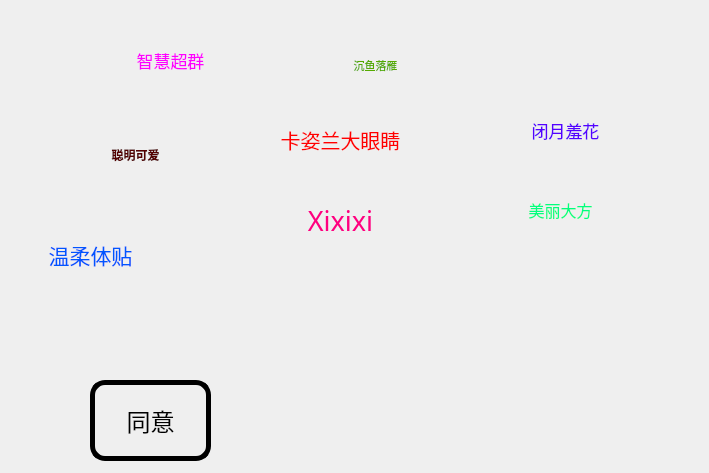
<?xml version="1.0" encoding="UTF-8"?>
<ui version="4.0">
 <class>mainClass</class>
 <widget class="QMainWindow" name="mainClass">
  <property name="windowModality">
   <enum>Qt::ApplicationModal</enum>
  </property>
  <property name="geometry">
   <rect>
    <x>0</x>
    <y>0</y>
    <width>709</width>
    <height>473</height>
   </rect>
  </property>
  <property name="windowTitle">
   <string>superminer</string>
  </property>
  <widget class="QWidget" name="centralWidget">
   <widget class="QPushButton" name="pushButtonConfirm">
    <property name="geometry">
     <rect>
      <x>90</x>
      <y>380</y>
      <width>121</width>
      <height>81</height>
     </rect>
    </property>
    <property name="font">
     <font>
      <family>华文彩云</family>
      <pointsize>18</pointsize>
      <weight>50</weight>
      <italic>false</italic>
      <bold>false</bold>
     </font>
    </property>
    <property name="styleSheet">
     <string notr="true">:enabled {
font: 18pt &quot;华文彩云&quot;;
color: black;
border-width: 5px;
border-style: solid;
border-radius: 15px;
}

:hover{
font: 18pt &quot;华文彩云&quot;;
color: red;
border-width: 5px;
border-style: solid;
border-radius: 15px;
}

:pressed{
font: 20pt &quot;华文彩云&quot;;
color: red;
border-width: 7px;
border-style: solid;
border-radius: 15px;
}


</string>
    </property>
    <property name="text">
     <string>同意</string>
    </property>
   </widget>
   <widget class="QLabel" name="label">
    <property name="geometry">
     <rect>
      <x>240</x>
      <y>110</y>
      <width>201</width>
      <height>61</height>
     </rect>
    </property>
    <property name="font">
     <font>
      <family>幼圆</family>
      <pointsize>15</pointsize>
      <weight>50</weight>
      <bold>false</bold>
     </font>
    </property>
    <property name="text">
     <string>&lt;html&gt;&lt;head/&gt;&lt;body&gt;&lt;p&gt;&lt;span style=&quot; color:#ff0000;&quot;&gt;卡姿兰大眼睛&lt;/span&gt;&lt;/p&gt;&lt;/body&gt;&lt;/html&gt;</string>
    </property>
    <property name="alignment">
     <set>Qt::AlignCenter</set>
    </property>
   </widget>
   <widget class="QLabel" name="label_2">
    <property name="geometry">
     <rect>
      <x>20</x>
      <y>230</y>
      <width>141</width>
      <height>51</height>
     </rect>
    </property>
    <property name="font">
     <font>
      <family>华文琥珀</family>
      <pointsize>16</pointsize>
      <weight>50</weight>
      <bold>false</bold>
     </font>
    </property>
    <property name="text">
     <string>&lt;html&gt;&lt;head/&gt;&lt;body&gt;&lt;p&gt;&lt;span style=&quot; color:#0055ff;&quot;&gt;温柔体贴&lt;/span&gt;&lt;/p&gt;&lt;/body&gt;&lt;/html&gt;</string>
    </property>
    <property name="alignment">
     <set>Qt::AlignCenter</set>
    </property>
   </widget>
   <widget class="QLabel" name="label_3">
    <property name="geometry">
     <rect>
      <x>490</x>
      <y>190</y>
      <width>141</width>
      <height>41</height>
     </rect>
    </property>
    <property name="font">
     <font>
      <family>楷体</family>
      <pointsize>12</pointsize>
      <weight>50</weight>
      <bold>false</bold>
     </font>
    </property>
    <property name="text">
     <string>&lt;html&gt;&lt;head/&gt;&lt;body&gt;&lt;p&gt;&lt;span style=&quot; color:#00ff7f;&quot;&gt;美丽大方&lt;/span&gt;&lt;/p&gt;&lt;/body&gt;&lt;/html&gt;</string>
    </property>
    <property name="alignment">
     <set>Qt::AlignCenter</set>
    </property>
   </widget>
   <widget class="QLabel" name="label_4">
    <property name="geometry">
     <rect>
      <x>100</x>
      <y>30</y>
      <width>141</width>
      <height>61</height>
     </rect>
    </property>
    <property name="font">
     <font>
      <family>方正舒体</family>
      <pointsize>13</pointsize>
      <weight>50</weight>
      <bold>false</bold>
     </font>
    </property>
    <property name="text">
     <string>&lt;html&gt;&lt;head/&gt;&lt;body&gt;&lt;p&gt;&lt;span style=&quot; color:#ff00ff;&quot;&gt;智慧超群&lt;/span&gt;&lt;/p&gt;&lt;/body&gt;&lt;/html&gt;</string>
    </property>
    <property name="alignment">
     <set>Qt::AlignCenter</set>
    </property>
   </widget>
   <widget class="QLabel" name="label_5">
    <property name="geometry">
     <rect>
      <x>310</x>
      <y>50</y>
      <width>131</width>
      <height>31</height>
     </rect>
    </property>
    <property name="font">
     <font>
      <family>华文行楷</family>
      <pointsize>8</pointsize>
      <weight>50</weight>
      <bold>false</bold>
     </font>
    </property>
    <property name="text">
     <string>&lt;html&gt;&lt;head/&gt;&lt;body&gt;&lt;p&gt;&lt;span style=&quot; color:#55aa00;&quot;&gt;沉鱼落雁&lt;/span&gt;&lt;/p&gt;&lt;/body&gt;&lt;/html&gt;</string>
    </property>
    <property name="alignment">
     <set>Qt::AlignCenter</set>
    </property>
   </widget>
   <widget class="QLabel" name="label_6">
    <property name="geometry">
     <rect>
      <x>490</x>
      <y>110</y>
      <width>151</width>
      <height>41</height>
     </rect>
    </property>
    <property name="font">
     <font>
      <family>华文宋体</family>
      <pointsize>13</pointsize>
      <weight>50</weight>
      <bold>false</bold>
     </font>
    </property>
    <property name="text">
     <string>&lt;html&gt;&lt;head/&gt;&lt;body&gt;&lt;p&gt;&lt;span style=&quot; color:#5500ff;&quot;&gt;闭月羞花&lt;/span&gt;&lt;/p&gt;&lt;/body&gt;&lt;/html&gt;</string>
    </property>
    <property name="alignment">
     <set>Qt::AlignCenter</set>
    </property>
   </widget>
   <widget class="QLabel" name="label_7">
    <property name="geometry">
     <rect>
      <x>80</x>
      <y>140</y>
      <width>111</width>
      <height>31</height>
     </rect>
    </property>
    <property name="font">
     <font>
      <family>等线</family>
      <pointsize>9</pointsize>
      <weight>75</weight>
      <bold>true</bold>
     </font>
    </property>
    <property name="text">
     <string>&lt;html&gt;&lt;head/&gt;&lt;body&gt;&lt;p&gt;&lt;span style=&quot; color:#550000;&quot;&gt;聪明可爱&lt;/span&gt;&lt;/p&gt;&lt;/body&gt;&lt;/html&gt;</string>
    </property>
    <property name="alignment">
     <set>Qt::AlignCenter</set>
    </property>
   </widget>
   <widget class="QLabel" name="label_8">
    <property name="geometry">
     <rect>
      <x>80</x>
      <y>310</y>
      <width>41</width>
      <height>61</height>
     </rect>
    </property>
    <property name="text">
     <string/>
    </property>
    <property name="pixmap">
     <pixmap resource="funstaff.qrc">:/funstaff/arr_down.png</pixmap>
    </property>
    <property name="alignment">
     <set>Qt::AlignCenter</set>
    </property>
   </widget>
   <widget class="QLabel" name="label_9">
    <property name="geometry">
     <rect>
      <x>110</x>
      <y>310</y>
      <width>41</width>
      <height>61</height>
     </rect>
    </property>
    <property name="text">
     <string/>
    </property>
    <property name="pixmap">
     <pixmap resource="funstaff.qrc">:/funstaff/arr_down.png</pixmap>
    </property>
    <property name="alignment">
     <set>Qt::AlignCenter</set>
    </property>
   </widget>
   <widget class="QLabel" name="label_10">
    <property name="geometry">
     <rect>
      <x>140</x>
      <y>310</y>
      <width>41</width>
      <height>61</height>
     </rect>
    </property>
    <property name="text">
     <string/>
    </property>
    <property name="pixmap">
     <pixmap resource="funstaff.qrc">:/funstaff/arr_down.png</pixmap>
    </property>
    <property name="alignment">
     <set>Qt::AlignCenter</set>
    </property>
   </widget>
   <widget class="QLabel" name="label_11">
    <property name="geometry">
     <rect>
      <x>170</x>
      <y>310</y>
      <width>41</width>
      <height>61</height>
     </rect>
    </property>
    <property name="text">
     <string/>
    </property>
    <property name="pixmap">
     <pixmap resource="funstaff.qrc">:/funstaff/arr_down.png</pixmap>
    </property>
    <property name="alignment">
     <set>Qt::AlignCenter</set>
    </property>
   </widget>
   <widget class="QLabel" name="label_12">
    <property name="geometry">
     <rect>
      <x>10</x>
      <y>380</y>
      <width>71</width>
      <height>31</height>
     </rect>
    </property>
    <property name="text">
     <string/>
    </property>
    <property name="pixmap">
     <pixmap resource="funstaff.qrc">:/funstaff/arr_right.png</pixmap>
    </property>
   </widget>
   <widget class="QLabel" name="label_13">
    <property name="geometry">
     <rect>
      <x>10</x>
      <y>410</y>
      <width>71</width>
      <height>31</height>
     </rect>
    </property>
    <property name="text">
     <string/>
    </property>
    <property name="pixmap">
     <pixmap resource="funstaff.qrc">:/funstaff/arr_right.png</pixmap>
    </property>
   </widget>
   <widget class="QLabel" name="label_14">
    <property name="geometry">
     <rect>
      <x>10</x>
      <y>440</y>
      <width>71</width>
      <height>31</height>
     </rect>
    </property>
    <property name="text">
     <string/>
    </property>
    <property name="pixmap">
     <pixmap resource="funstaff.qrc">:/funstaff/arr_right.png</pixmap>
    </property>
   </widget>
   <widget class="QLabel" name="label_15">
    <property name="geometry">
     <rect>
      <x>220</x>
      <y>370</y>
      <width>71</width>
      <height>31</height>
     </rect>
    </property>
    <property name="text">
     <string/>
    </property>
    <property name="pixmap">
     <pixmap resource="funstaff.qrc">:/funstaff/arr_left.png</pixmap>
    </property>
   </widget>
   <widget class="QLabel" name="label_16">
    <property name="geometry">
     <rect>
      <x>220</x>
      <y>400</y>
      <width>71</width>
      <height>31</height>
     </rect>
    </property>
    <property name="text">
     <string/>
    </property>
    <property name="pixmap">
     <pixmap resource="funstaff.qrc">:/funstaff/arr_left.png</pixmap>
    </property>
   </widget>
   <widget class="QLabel" name="label_17">
    <property name="geometry">
     <rect>
      <x>220</x>
      <y>430</y>
      <width>71</width>
      <height>31</height>
     </rect>
    </property>
    <property name="text">
     <string/>
    </property>
    <property name="pixmap">
     <pixmap resource="funstaff.qrc">:/funstaff/arr_left.png</pixmap>
    </property>
   </widget>
   <widget class="QLabel" name="label_18">
    <property name="geometry">
     <rect>
      <x>270</x>
      <y>180</y>
      <width>141</width>
      <height>81</height>
     </rect>
    </property>
    <property name="font">
     <font>
      <family>黑体</family>
      <pointsize>20</pointsize>
     </font>
    </property>
    <property name="text">
     <string>&lt;html&gt;&lt;head/&gt;&lt;body&gt;&lt;p&gt;&lt;span style=&quot; color:#ff007f;&quot;&gt;Xixixi&lt;/span&gt;&lt;/p&gt;&lt;/body&gt;&lt;/html&gt;</string>
    </property>
    <property name="alignment">
     <set>Qt::AlignCenter</set>
    </property>
   </widget>
   <widget class="QLabel" name="label_19">
    <property name="geometry">
     <rect>
      <x>410</x>
      <y>220</y>
      <width>61</width>
      <height>61</height>
     </rect>
    </property>
    <property name="text">
     <string/>
    </property>
    <property name="pixmap">
     <pixmap resource="funstaff.qrc">:/funstaff/flower.png</pixmap>
    </property>
   </widget>
   <widget class="QLabel" name="label_20">
    <property name="geometry">
     <rect>
      <x>190</x>
      <y>180</y>
      <width>71</width>
      <height>51</height>
     </rect>
    </property>
    <property name="text">
     <string/>
    </property>
    <property name="pixmap">
     <pixmap resource="funstaff.qrc">:/funstaff/rainbow.png</pixmap>
    </property>
   </widget>
   <widget class="QLabel" name="label_21">
    <property name="geometry">
     <rect>
      <x>580</x>
      <y>20</y>
      <width>71</width>
      <height>71</height>
     </rect>
    </property>
    <property name="text">
     <string/>
    </property>
    <property name="pixmap">
     <pixmap resource="funstaff.qrc">:/funstaff/ice_cream.png</pixmap>
    </property>
   </widget>
   <widget class="QLabel" name="label_22">
    <property name="geometry">
     <rect>
      <x>230</x>
      <y>260</y>
      <width>61</width>
      <height>61</height>
     </rect>
    </property>
    <property name="text">
     <string/>
    </property>
    <property name="pixmap">
     <pixmap resource="funstaff.qrc">:/funstaff/flower.png</pixmap>
    </property>
   </widget>
   <widget class="QLabel" name="label_23">
    <property name="geometry">
     <rect>
      <x>30</x>
      <y>50</y>
      <width>61</width>
      <height>61</height>
     </rect>
    </property>
    <property name="text">
     <string/>
    </property>
    <property name="pixmap">
     <pixmap resource="funstaff.qrc">:/funstaff/flower.png</pixmap>
    </property>
   </widget>
   <widget class="QLabel" name="label_24">
    <property name="geometry">
     <rect>
      <x>620</x>
      <y>370</y>
      <width>71</width>
      <height>61</height>
     </rect>
    </property>
    <property name="text">
     <string/>
    </property>
    <property name="pixmap">
     <pixmap resource="funstaff.qrc">:/funstaff/cake.png</pixmap>
    </property>
   </widget>
   <widget class="QLabel" name="label_25">
    <property name="geometry">
     <rect>
      <x>330</x>
      <y>344</y>
      <width>71</width>
      <height>71</height>
     </rect>
    </property>
    <property name="text">
     <string/>
    </property>
    <property name="pixmap">
     <pixmap resource="funstaff.qrc">:/funstaff/ice_cream.png</pixmap>
    </property>
   </widget>
   <widget class="QLabel" name="label_26">
    <property name="geometry">
     <rect>
      <x>510</x>
      <y>260</y>
      <width>101</width>
      <height>111</height>
     </rect>
    </property>
    <property name="text">
     <string/>
    </property>
    <property name="pixmap">
     <pixmap resource="funstaff.qrc">:/funstaff/cake2.png</pixmap>
    </property>
    <property name="scaledContents">
     <bool>true</bool>
    </property>
   </widget>
  </widget>
 </widget>
 <resources>
  <include location="funstaff.qrc"/>
 </resources>
 <connections/>
</ui>
